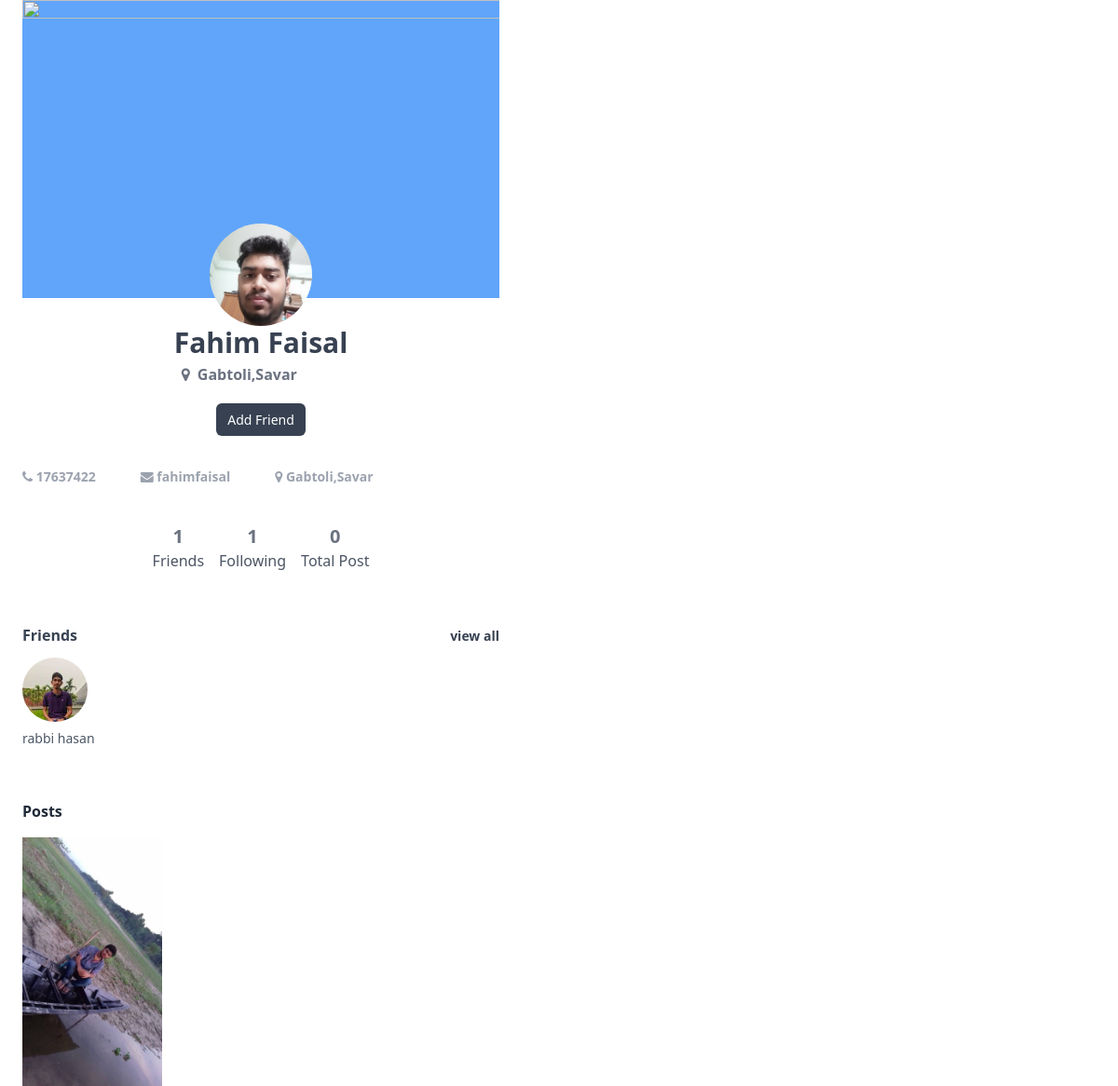
Page /profile.php?username=fahimfaisal on the earlier database version.
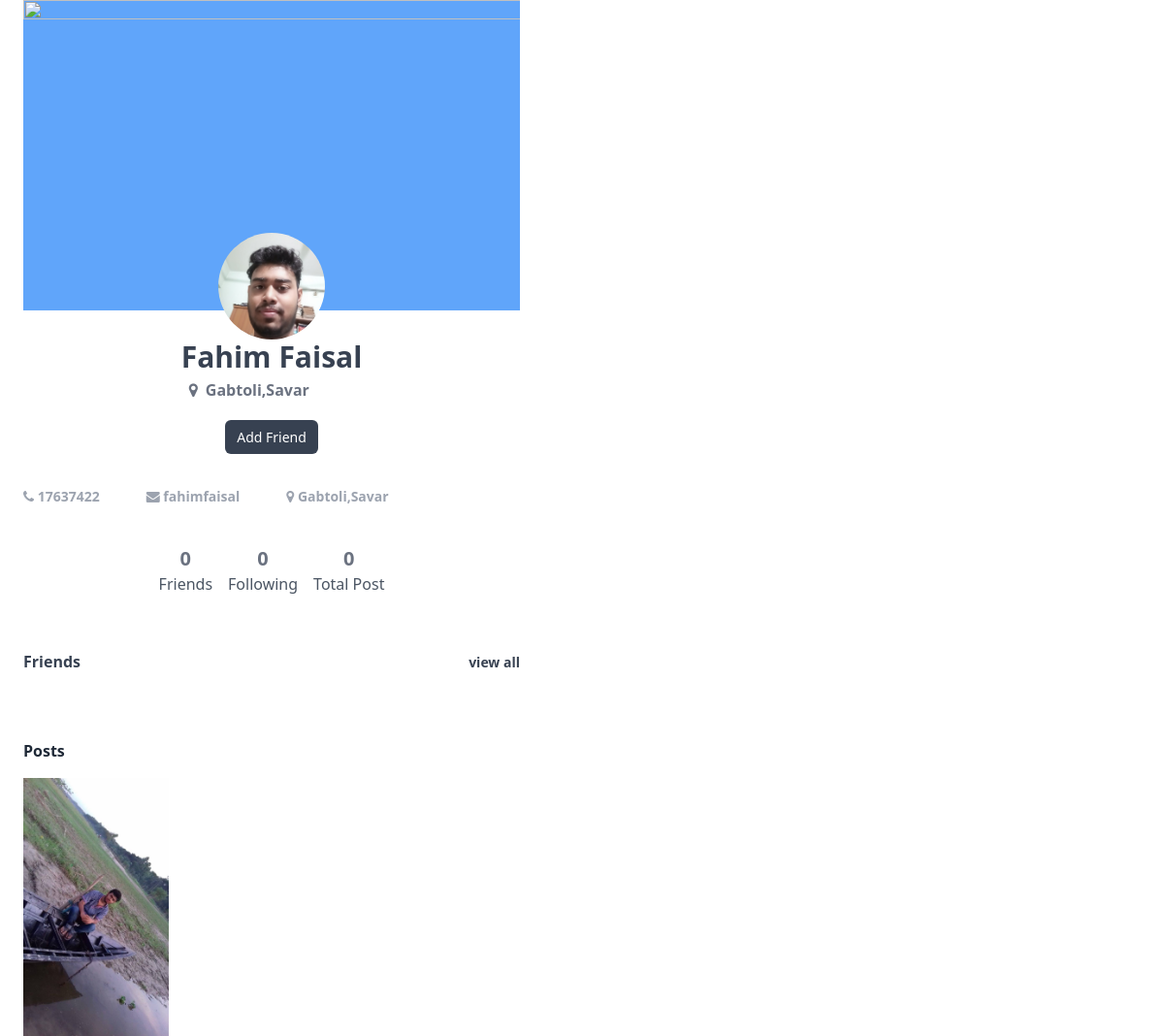
Same page on the later database version.
### tables this page shows
CREATE TABLE `friends` (
  `from_friend` varchar(11) NOT NULL,
  `to_friend` varchar(11) NOT NULL,
  `added_date` timestamp NOT NULL DEFAULT current_timestamp()
);

CREATE TABLE `user_info` (
  `username` varchar(15) NOT NULL,
  `first_name` varchar(150) NOT NULL,
  `last_name` varchar(150) NOT NULL,
  `gender` varchar(15) NOT NULL,
  `email` varchar(200) NOT NULL,
  `phone_no` int(15) NOT NULL,
  `date_of_birth` date NOT NULL,
  `address` varchar(200) NOT NULL,
  `password` varchar(200) NOT NULL,
  `profile_pic` varchar(255) NOT NULL
);

CREATE TABLE `status` (
  `status_id` int(11) NOT NULL,
  `status_owner` varchar(11) NOT NULL,
  `status_content` text NOT NULL,
  `status_date` timestamp NOT NULL DEFAULT current_timestamp(),
  `status_image` varchar(255) NOT NULL
);

### profile.php (the view, shortened to what this page needs)
<?php require_once "header.php"; ?>
<?php require_once "db.php"; ?>
  <?php
   $username = $_SESSION["username"];
   $id  = $_GET["username"];
   $sql = "SELECT first_name, last_name,profile_pic,email, address,date_of_birth,phone_no FROM `user_info` WHERE username =  '$id ' ";
   $profile_q = mysqli_query($conn, $sql);
   $profile_result = mysqli_fetch_array($profile_q);
   $status = "SELECT (SELECT COUNT(*) from `status_comments` WHERE status_id = status_id)'total_comments',  (SELECT COUNT(*) from `status` where status_owner='$username')'total_posts', (SELECT  `profile_pic` from `user_info` WHERE username='$id')'profile_pic', status_id,status_owner,status_content,status_image, TIMESTAMPDIFF(day,status_date, CURRENT_TIMESTAMP)'day',TIMESTAMPDIFF(hour, CURRENT_TIMESTAMP,status_date)'hour' FROM `status` WHERE status_owner = '$id' and status_image !=''  ORDER BY status_date DESC LIMIT 9";
   $status_q =mysqli_query($conn, $status);
   $status_res = mysqli_fetch_array($status_q);
   echo'
   <div class="mx-6  max-w-lg ">
   <div class="bg-blue-400  "><img  " src="https://arielle.com.au/wp-content/uploads/2016/04/together-we-travel-dark.jpg" width=800 height=500 /></div>
   <div class="flex relative   pt-20  -mt-40 z-1 justify-center "><img class="rounded-full" src="'.$profile_result["profile_pic"].'" height=110 width=110/>
   </div>
   <div  class=" flex space-x-4  justify-center ">
     <div class="flex flex-col">
     <h2 class="font-semibold text-3xl text-gray-700">'.$profile_result["first_name"].' '.$profile_result["last_name"].'</h2>
     <p class="mt-1 text-md text-gray-500 font-semibold"><i class="mx-2 fa fa-light fa-map-marker"></i>'.$profile_result["address"].'</p>
     </div></div>
     <div class="mt-4 flex space-x-2  justify-center ">';
  if($id!=$username){
  $friend_check = "SELECT * FROM `friends` where from_friend='$username' and to_friend = '$id' ";
  $friend_check_res = mysqli_query($conn, $friend_check);
  if(mysqli_num_rows($friend_check_res) != 0){
    echo '<div><a href="friends.php?remove='.$id.'" class="mt-2  text-sm px-6 py-2.5 bg-red-800  font-semibold text-white rounded-md">Remove</a></div>
    <div><a href="new_conversion.php?username='.$id.'" class="mt-2  text-sm px-6 py-2.5 bg-gray-700 font-semibold text-white rounded-md">Message</a></div>';
    }
    else{
  echo '<div class="mt-2"><a href="friends.php?add='.$id.'" class="mt-2   text-sm px-3 py-2 bg-gray-700 text-semibold text-white rounded-md">Add Friend</a></div>';
    }
  }
  else{
    echo '<div class="mt-2"><a href="edit_profile.php" class="mt-2   text-sm px-3 py-2 bg-gray-700 text-semibold text-white rounded-md">Edit Profile</a></div>';
  }
echo'
</div>
<div class="mt-10 flex flex space-x-12 ">
<div class=" text-sm text-gray-400 font-semibold"><i class="fa fa-regular fa-phone"></i> '.$profile_result["phone_no"].'</div>
     <div class=" text-sm text-gray-400  font-semibold"> <i class="fa fa-light fa-envelope"></i> '.$profile_result["email"].'</div>
     <div class=" text-sm text-gray-400  font-semibold"> <i class="fa fa-light fa-map-marker"></i> '.$profile_result["address"].'</div>
</div>
<div class="mt-10 flex space-x-3 justify-center">';
$friends_list = "SELECT first_name, last_name,profile_pic,username ,to_friend,added_date FROM `friends` INNER JOIN `user_info` ON friends.to_friend=user_info.username WHERE from_friend='$id' LIMIT 6";
$friends_list_res = mysqli_query($conn, $friends_list);
$total_friends =  mysqli_num_rows($friends_list_res);
echo'<div class="flex space-x-4  "> <div class="flex flex-col justify-center"><div class="text-xl text-gray-500 font-bold text-center ">'.$total_friends.'</div><div class=" text-md text-gray-600 font-normal "> Friends</div></div>
<div class="flex flex-col"><div class="text-xl text-gray-500 text-center font-bold">'.$total_friends.'</div><div class=" text-md text-gray-600 font-normal "> Following</div></div>';
if (mysqli_num_rows($status_q) != 0){
echo'
<div class="flex flex-col"><div class="text-xl text-gray-500 text-center font-bold">'.$status_res["total_posts"].'</div><div class=" text-md text-gray-600 font-normal "> Total Post</div></div>
</div></div>
<div class="mt-14 mb-3 flex justify-between"><div class=""><p  class="text-md font-semibold text-gray-700">Friends </p></div><div class=""><a class="text-sm font-semibold text-gray-700" href="friends.php">view all </a></div></div>
<div class="mt-2 flex space-x-3">
';}
while($friends = mysqli_fetch_array($friends_list_res))
{
  echo'
<div><a href="profile.php?username='.$friends["username"].'"  ><img class="rounded-full " src="'.$friends["profile_pic"].'" height=70 width=70/> <p class="mt-2 font-medium text-gray-600 text-sm	">'.$friends["first_name"].' '.$friends["last_name"].'</p></a></div>
';
}
echo'
</div>
<p  class="mt-14 mb-4 text-md font-semibold text-gray-800">Posts</p>
<div class="mt-2 flex space-x-1 "> ';
$status_q =mysqli_query($conn, $status);
while($status = mysqli_fetch_array($status_q))
{
echo'
<a href="status.php?id='.$status["status_id"].'"><img src="'.$status["status_image"].'" height=150 width=150/></a>';
}
echo'
</div>
</div></div>';
?>
<?php require_once "footer.php"; ?>
</html>

Differences in the rows shown:
removed friends: to_friend.profile_pic (picture), to_friend.first_name "rabbi", to_friend.last_name "hasan"
Other differences:
$total_friends: "1" → "0"
